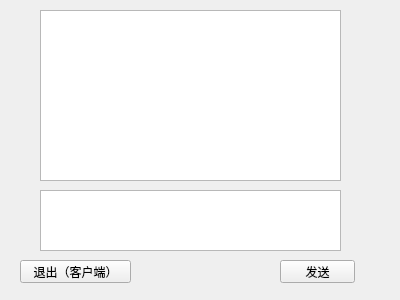
<?xml version="1.0" encoding="UTF-8"?>
<ui version="4.0">
 <class>Widget</class>
 <widget class="QWidget" name="Widget">
  <property name="geometry">
   <rect>
    <x>0</x>
    <y>0</y>
    <width>400</width>
    <height>300</height>
   </rect>
  </property>
  <property name="windowTitle">
   <string>Widget</string>
  </property>
  <widget class="QPushButton" name="pushButton">
   <property name="geometry">
    <rect>
     <x>280</x>
     <y>260</y>
     <width>75</width>
     <height>23</height>
    </rect>
   </property>
   <property name="text">
    <string>发送</string>
   </property>
  </widget>
  <widget class="QPushButton" name="pushButton_2">
   <property name="geometry">
    <rect>
     <x>20</x>
     <y>260</y>
     <width>111</width>
     <height>23</height>
    </rect>
   </property>
   <property name="text">
    <string>退出（客户端）</string>
   </property>
  </widget>
  <widget class="QTextEdit" name="textEdit">
   <property name="geometry">
    <rect>
     <x>40</x>
     <y>190</y>
     <width>301</width>
     <height>61</height>
    </rect>
   </property>
  </widget>
  <widget class="QTextBrowser" name="textBrowser">
   <property name="geometry">
    <rect>
     <x>40</x>
     <y>10</y>
     <width>301</width>
     <height>171</height>
    </rect>
   </property>
  </widget>
 </widget>
 <layoutdefault spacing="6" margin="11"/>
 <resources/>
 <connections/>
</ui>
